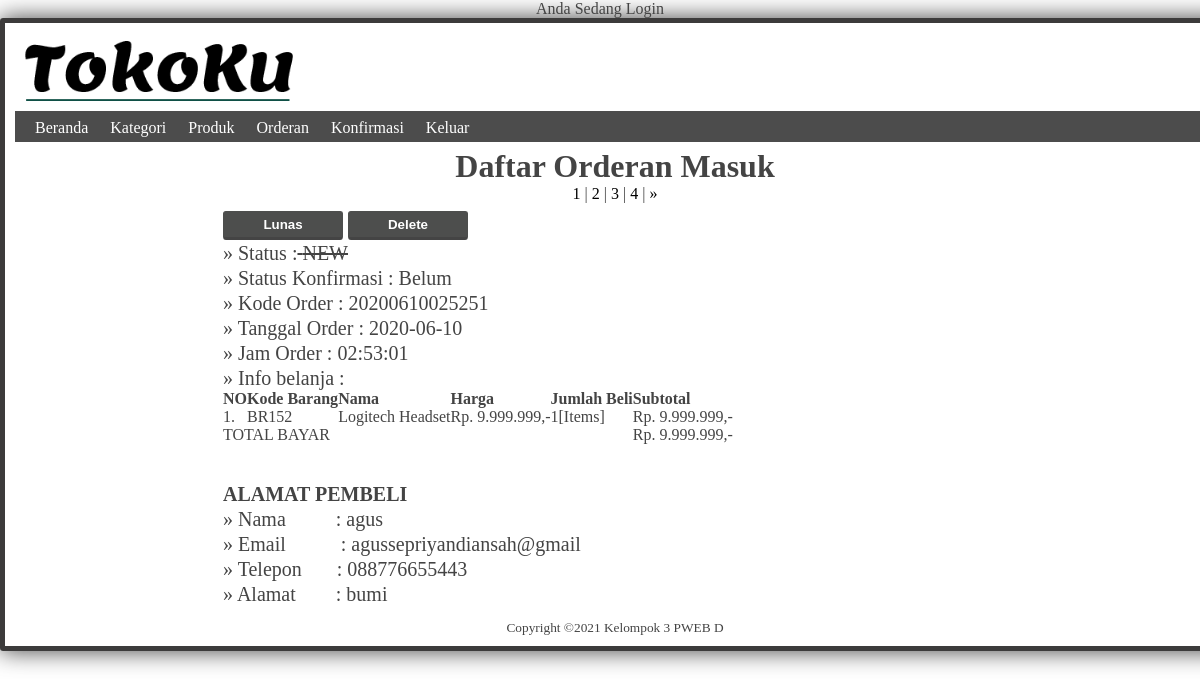
The page /admin/admin_order.php (signed in) on the database its author committed.
### tables this page shows
CREATE TABLE `daftar_order` (
  `kode_order` varchar(25) NOT NULL,
  `tanggal_order` date NOT NULL,
  `jam_order` time NOT NULL,
  `orders_info` text NOT NULL,
  `status` varchar(5) NOT NULL
);

CREATE TABLE `pembeli` (
  `kode_order` varchar(25) NOT NULL,
  `nama_pembeli` varchar(50) NOT NULL,
  `email_pembeli` varchar(25) NOT NULL,
  `telepon_pembeli` varchar(25) NOT NULL,
  `alamat_pembeli` text NOT NULL
);

### admin/admin_order.php (the view, shortened to what this page needs)
<?php
include "header-admin.php";
 echo"<div id='bgkonten'>";
echo"<center>";
echo '<h1 align="center">Daftar Orderan Masuk</h1>'.$msg;
$total=mysqli_num_rows(mysqli_query($GLOBALS["___mysqli_ston"], "SELECT kode_order FROM daftar_order;"));
$rowperpage=1;
if (!empty($_GET['page'])) $recno=($_GET['page']-1)*$rowperpage; else $recno=0;
$sql = "SELECT * FROM daftar_order ORDER BY kode_order DESC LIMIT $recno,$rowperpage;";
$result = mysqli_query($GLOBALS["___mysqli_ston"], $sql);
$ada = mysqli_num_rows($result);
if ($ada>0){
    if ($total>$rowperpage){
    for ($i=1; $i<= ceil($total/$rowperpage); $i++){
        echo '<a href="'.$_SERVER['PHP_SELF'].'?page='.$i.'">'.$i.'</a> | ';
    }
    if ($_GET['page']<ceil($total/$rowperpage)) echo '<a href="'.$_SERVER['PHP_SELF'].'?page='.($_GET['page']+1).'">&raquo; </a> ';
    }
while ($row = mysqli_fetch_array($result)){
$cek = mysqli_query($GLOBALS["___mysqli_ston"], "SELECT * FROM konfirmasi WHERE kode_order ='".$row['kode_order']."'");
$num_row = mysqli_num_rows($cek);
if ($num_row ==0){
    $konfirmasi="<blink>Belum</blink>";
}
else{
    $konfirmasi="<s>Sudah</s>";
}
$sql="SELECT * FROM pembeli WHERE kode_order= '".$row['kode_order']."' ";
$hasil = mysqli_query($GLOBALS["___mysqli_ston"], $sql);
if ($data = mysqli_fetch_array($hasil))
       {
           $nama=$data['nama_pembeli'];
           $email=$data['email_pembeli'];
           $telepon=$data['telepon_pembeli'];
           $alamat=$data['alamat_pembeli'];
     }
         echo"<table id='data_pembeli'>";
                echo "<tr><td>";
         echo"<a href=\"".$_SERVER['PHP_SELF']."?id=".$row['kode_order']."&amp;act=update\"> <input type='button' value='Lunas' class='btn_submit'></a> "
            ."<a onclick=\"return confirm('Are you sure to Delete?');\" href=\"".$_SERVER['PHP_SELF']."?id=".$row['kode_order']."&amp;act=delete\">
            <input type='button' value='Delete' class='btn_submit'></a>
            </td>";
			echo "</tr>";
                echo "<tr><td>&raquo; Status   :<del> ".$row['status']."</del></td></tr>";
                echo "<tr><td>&raquo; Status Konfirmasi : ".$konfirmasi."</td></tr>";
                echo "<tr><td>&raquo; Kode Order  : ".$row['kode_order']."</td></tr>";
				echo "<tr><td>&raquo; Tanggal Order  : ".$row['tanggal_order']."</td></tr>";
                echo "<tr><td>&raquo; Jam Order  : ".$row['jam_order']."</td></tr>";
                echo "<tr><td>&raquo; Info belanja : ".$row['orders_info']."</td></tr>";
           echo"</table>";
           echo"<table id='alamat_pembeli'>";
            echo'<tr><td><h4>ALAMAT PEMBELI</h4></td></tr>';
            echo "<tr><td>&raquo; Nama  &nbsp;&nbsp; &nbsp; &nbsp; &nbsp;     : ".$nama."</td></tr>";
            echo "<tr><td>&raquo; Email &nbsp;&nbsp; &nbsp; &nbsp;   &nbsp;&nbsp;   : ".$email."</td></tr>";
            echo "<tr><td>&raquo; Telepon &nbsp;&nbsp; &nbsp;&nbsp;  : ".$telepon."</td></tr>";
            echo "<tr><td>&raquo; Alamat &nbsp;&nbsp; &nbsp; &nbsp;     : ".$alamat."</td></tr>";
}
  echo"</table>";
}
echo"</center>";
echo"</div>";
?>
<?php
include"footer.php";
?>

### admin/style_admin.css (style rules this page uses)
* { padding:0px; margin:0px; }
a, a:visited { color:#000; text-decoration:none; }
body { background: #fff; font-family:Bizon; font-size:0.9 em; color:#444; }
.btn_submit { background:#4d4e4d; width:120px; padding:5px; color:#fff; font-weight:bold; border:1px solid #4d4e4d; border-radius: 3px; border-bottom:3px solid #444; }
#bgkonten { padding:6px; height:auto; width:auto; text-align: left; }
#data_pembeli { font-size:20px; width:800px; padding:6px; }
#alamat_pembeli { font-size:20px; width:800px; padding:6px; }

### rows shown on the page
daftar_order: status "NEW", kode_order "20200610025251", tanggal_order "2020-06-10", jam_order "02:53:01", orders_info "NO Kode Barang Nama Harga Jumlah Beli Subtotal 1. BR152 Logitech Headset Rp. 9.999.999,- 1[Items] Rp. 9.999.999,- TOTAL BAYAR Rp. 9.999.999,-", pembeli.nama_pembeli "agus", pembeli.email_pembeli "agussepriyandiansah@gmail", pembeli.telepon_pembeli "088776655443", pembeli.alamat_pembeli "bumi"
